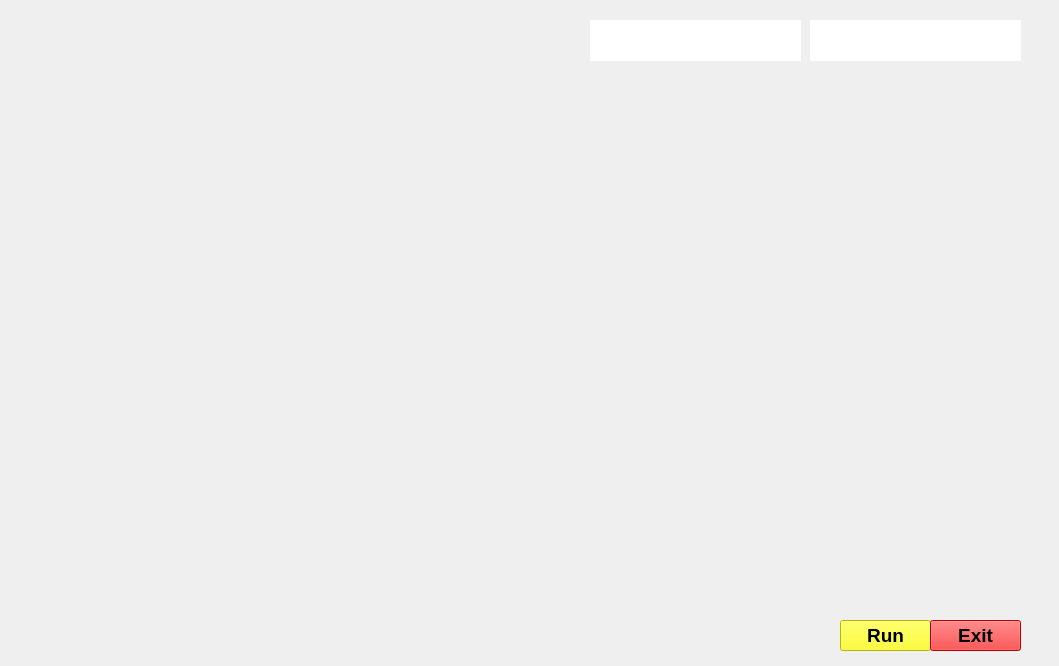
<?xml version="1.0" encoding="UTF-8"?>
<ui version="4.0">
 <class>jarvisUi</class>
 <widget class="QMainWindow" name="jarvisUi">
  <property name="geometry">
   <rect>
    <x>0</x>
    <y>0</y>
    <width>1059</width>
    <height>666</height>
   </rect>
  </property>
  <property name="windowTitle">
   <string>MainWindow</string>
  </property>
  <widget class="QWidget" name="centralwidget">
   <widget class="QLabel" name="label">
    <property name="geometry">
     <rect>
      <x>0</x>
      <y>0</y>
      <width>1061</width>
      <height>671</height>
     </rect>
    </property>
    <property name="text">
     <string/>
    </property>
    <property name="pixmap">
     <pixmap>7LP8.gif</pixmap>
    </property>
    <property name="scaledContents">
     <bool>true</bool>
    </property>
   </widget>
   <widget class="QPushButton" name="pushButton">
    <property name="geometry">
     <rect>
      <x>840</x>
      <y>620</y>
      <width>91</width>
      <height>31</height>
     </rect>
    </property>
    <property name="font">
     <font>
      <pointsize>14</pointsize>
      <weight>75</weight>
      <bold>true</bold>
     </font>
    </property>
    <property name="styleSheet">
     <string notr="true">background-color: rgb(255, 255, 0);</string>
    </property>
    <property name="text">
     <string>Run</string>
    </property>
   </widget>
   <widget class="QPushButton" name="pushButton_2">
    <property name="geometry">
     <rect>
      <x>930</x>
      <y>620</y>
      <width>91</width>
      <height>31</height>
     </rect>
    </property>
    <property name="font">
     <font>
      <pointsize>14</pointsize>
      <weight>75</weight>
      <bold>true</bold>
     </font>
    </property>
    <property name="styleSheet">
     <string notr="true">background-color: rgb(255, 0, 0);</string>
    </property>
    <property name="text">
     <string>Exit</string>
    </property>
   </widget>
   <widget class="QLabel" name="label_2">
    <property name="geometry">
     <rect>
      <x>10</x>
      <y>10</y>
      <width>401</width>
      <height>91</height>
     </rect>
    </property>
    <property name="text">
     <string/>
    </property>
    <property name="pixmap">
     <pixmap>Jarvis_Loading_Screen.gif</pixmap>
    </property>
   </widget>
   <widget class="QTextBrowser" name="textBrowser">
    <property name="geometry">
     <rect>
      <x>590</x>
      <y>20</y>
      <width>211</width>
      <height>41</height>
     </rect>
    </property>
    <property name="font">
     <font>
      <family>Nirmala UI</family>
      <pointsize>16</pointsize>
      <weight>75</weight>
      <bold>true</bold>
     </font>
    </property>
    <property name="styleSheet">
     <string notr="true">background:white;
border-radius:none;
</string>
    </property>
    <property name="inputMethodHints">
     <set>Qt::ImhDate</set>
    </property>
   </widget>
   <widget class="QTextBrowser" name="textBrowser_2">
    <property name="geometry">
     <rect>
      <x>810</x>
      <y>20</y>
      <width>211</width>
      <height>41</height>
     </rect>
    </property>
    <property name="font">
     <font>
      <family>Nirmala UI</family>
      <pointsize>16</pointsize>
      <weight>75</weight>
      <bold>true</bold>
     </font>
    </property>
    <property name="styleSheet">
     <string notr="true">background:white;
border-radius:none;
</string>
    </property>
    <property name="inputMethodHints">
     <set>Qt::ImhTime</set>
    </property>
   </widget>
  </widget>
 </widget>
 <resources/>
 <connections/>
</ui>
